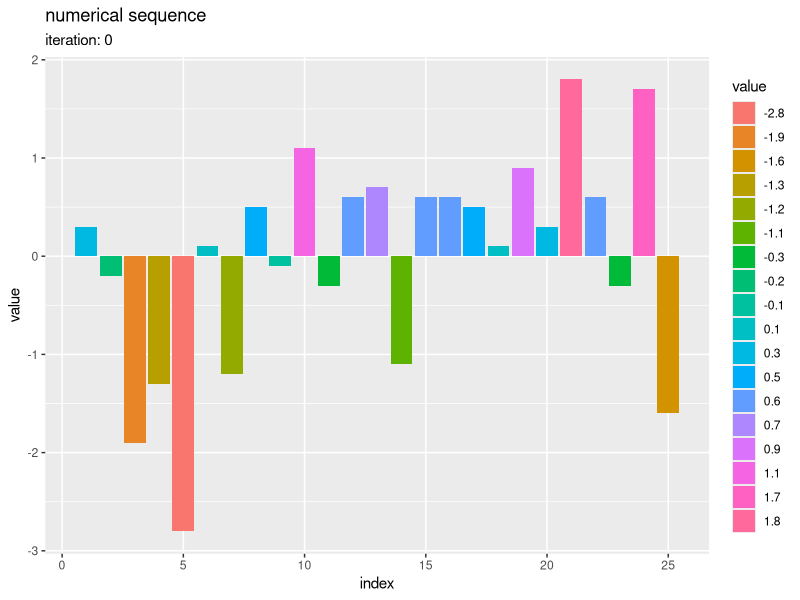
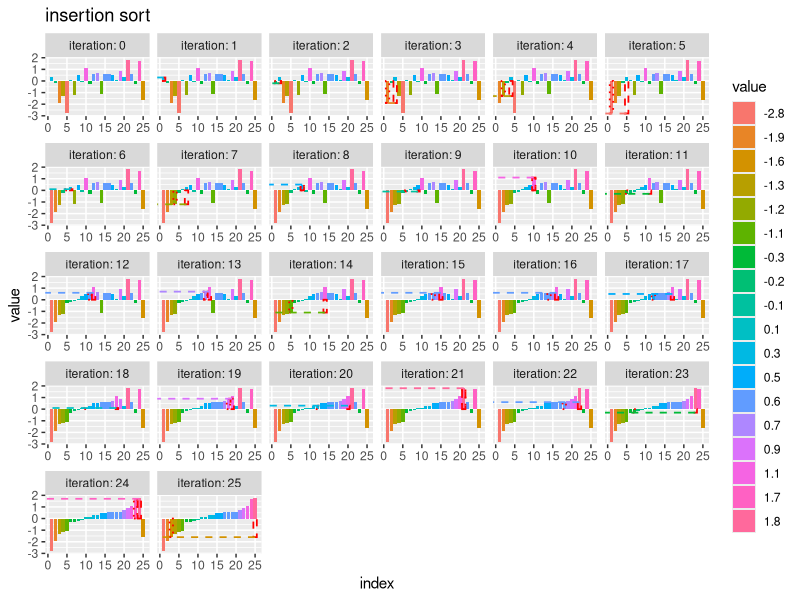

These charts were generated, in order, by the following R code: (Note: this script raises an error after producing the figures.)

# 12.3 挿入ソート --------------------------------------------------------------

# 利用パッケージ
library(tidyverse)
library(gganimate)

# チェック用
library(ggplot2)


# 実装 ----------------------------------------------------------------------

# 挿入ソートの実装
insertion_sort <- function(vec) {
  
  # 要素数を取得
  N <- length(vec)
  
  # 要素ごとに処理
  for(i in 2:N) { # (1番目は不要)
    
    # i番目の値を取得
    val <- vec[i]
    
    # i番目から逆順に挿入位置jを探索:(j ≤ i)
    for(j in (i-1):0) { # (i番目は不要・0番目は挿入処理との兼ね合い用)
      
      # j番目とi番目の値を大小比較
      if(j <= 0) {
        
        # 全要素を比較したらループを終了
        break
        
      } else if(vec[j] > val) {
        
        # j番目の値を1つ後に移動
        vec[j+1] <- vec[j]
        
      } else {
        
        # i番目の値以下ならループを終了
        break
      }
    }
    
    # i番目の値をj番目に挿入
    vec[j+1] <- val
  }
  
  # 数列を出力
  return(vec)
}


# 要素数を指定
N <- 25

# 数列を生成
a <- sample(x = 1:(2*N), size = N, replace = TRUE)
a <- rnorm(n = N, mean = 0, sd = 1) |> 
  round(digits = 1)
a; table(a)

# ソート
insertion_sort(a)
sum(!(insertion_sort(a) == sort(a)))


# 可視化 ---------------------------------------------------------------------

# 数列を指定
#a <- c(4, 1, 3, 5, 2)

# 要素数を取得
N <- length(a)

# 数列を格納
tmp_df <- tibble::tibble(
  iteration = 0,   # 試行回数
  id        = 1:N, # 元のインデックス
  index     = 1:N, # 各試行のインデックス
  value     = a    # 要素
)

# 数列を作図
ggplot() + 
  geom_bar(data = tmp_df, 
           mapping = aes(x = index, y = value, fill = factor(value)), stat = "identity") + 
  theme(panel.grid.minor.x = element_blank()) + 
  labs(title = "numerical sequence", 
       subtitle = paste0("iteration: ", unique(tmp_df[["iteration"]])), 
       fill = "value", 
       x = "index", y = "value")


# 作図用のオブジェクトを初期化
id_vec   <- 1:N
trace_df <- tmp_df

# 挿入ソート
for(i in 1:N) {
  if(i > 1) { # (初回は不要)
    
    # i番目の値を取得
    v <- a[i]
    
    # i番目から逆順に挿入位置jを探索:(j ≤ i)
    for(j in (i-1):0) { # (i番目は不要・0番目は挿入処理との兼ね合い用)
      
      # j番目とi番目の値を大小比較
      if(j <= 0) {
        
        # 全要素を比較したらループを終了
        break
        
      } else if(a[j] > v) {
        
        # j番目の値を1つ後に移動
        a[j+1] <- a[j]
        id_vec[1:N] <- replace(x = id_vec, list = j+1, values = id_vec[j])
        
      } else {
        
        # i番目の値以下ならループを終了
        break
      }
    }
    
    # i番目の値をj番目に挿入
    a[j+1] <- v
    id_vec[1:N] <- replace(x = id_vec, list = j+1, values = i)
  }
  
  # 数列を格納
  tmp_df <- tibble::tibble(
    iteration = i, 
    id        = id_vec, 
    index     = 1:N, 
    value     = a
  )
  
  # 数列を記録
  trace_df <- dplyr::bind_rows(trace_df, tmp_df)
  
  # 途中経過を表示
  print(paste0("--- iteration: ", i, " ---"))
  print(a)
}


# 挿入データを作成
target_df <- trace_df |> 
  dplyr::filter(iteration == id) # i番目の要素を抽出

# 全試行の数列を作図
ggplot() + 
  geom_bar(data = trace_df, 
           mapping = aes(x = index, y = value, fill = factor(value)), stat = "identity") + # 全ての要素
  geom_bar(data = target_df,
           mapping = aes(x = id, y = value), stat = "identity",
           color = "red", alpha = 0, linewidth = 0.6, linetype = "dashed") + # 挿入前のi番目の要素
  geom_bar(data = target_df,
           mapping = aes(x = index, y = value), stat = "identity",
           color = "red", alpha = 0, linewidth = 0.6, linetype = "dotted") + # 挿入後のi番目の要素
  geom_segment(data = target_df, 
               mapping = aes(x = id, y = value, xend = -Inf, yend = value, color = factor(value)), 
               linewidth = 0.6, linetype = "dashed", show.legend = FALSE) + # 挿入データまでの上限値
  facet_wrap(iteration ~ ., scales = "free_x", labeller = label_both) + # 試行ごとに分割
  theme(panel.grid.minor.x = element_blank(), 
        legend.position = "right") + 
  labs(title = "insertion sort", 
       fill = "value", 
       x = "index", y = "value")


# 挿入データを作成
target_df <- trace_df |> 
    dplyr::filter((iteration + 1) == index) # i番目の要素を抽出

# 重複ラベルを作成
dup_label_df <- trace_df |> 
  dplyr::arrange(iteration, id) |> # IDの割当用
  dplyr::group_by(iteration, value) |> # IDの割当用
  dplyr::mutate(
    dup_id    = dplyr::row_number(id), # 重複IDを割り当て
    dup_num   = max(dup_id), # 重複の判定用
    dup_label = dplyr::if_else(
      condition = dup_num > 1, 
      true = paste0("(", dup_id, ")"), 
      false = ""
    ) # 重複要素のみラベルを作成
  ) |> 
  dplyr::ungroup() |> 
  dplyr::arrange(iteration, index)

# ソートのアニメーションを作図
graph <- ggplot() + 
  geom_bar(data = trace_df, 
           mapping = aes(x = index, y = value, fill = factor(value), group = factor(id)), stat = "identity") + # 全要素
  geom_bar(data = target_df,
           mapping = aes(x = index, y = value, group = factor(id)), stat = "identity",
           color = "red", alpha = 0, linewidth = 1, linetype = "dashed") + # 挿入データ
  geom_segment(data = target_df,
               mapping = aes(x = index, y = value, xend = -2, yend = value,
                             color = factor(value), group = factor(id)),
               linewidth = 1, linetype = "dashed", show.legend = FALSE) + # 挿入データまでの上限値
  geom_text(data = trace_df, 
            mapping = aes(x = index, y = 0, label = as.character(value), group = factor(id)), 
            vjust = -0.5, size = 5) + # 要素ラベル
  geom_text(data = dup_label_df, 
            mapping = aes(x = index, y = 0, label = dup_label, group = factor(id)), 
            vjust = 1, size = 4) + # 重複ラベル
  gganimate::transition_states(states = iteration, transition_length = 9, state_length = 1, wrap = FALSE) + # フレーム遷移
  gganimate::ease_aes("cubic-in-out") + # 遷移の緩急
  coord_cartesian(xlim = c(0, N+1)) + # (上限値の線用)
  theme(panel.grid.minor.x = element_blank(), 
        legend.position = "none") + 
  labs(title = "insertion sort", 
       subtitle = "iteration: {next_state}", 
       fill = "value", 
       x = "index", y = "value")

# 1試行当たりのフレーム数を指定
s <- 20

# gif画像を作成
gganimate::animate(
  plot = graph, 
  nframes = (N+1 + 2)*s, start_pause = s, end_pause = s, fps = 20, 
  width = 800, height = 600, 
  renderer = gganimate::gifski_renderer()
)
